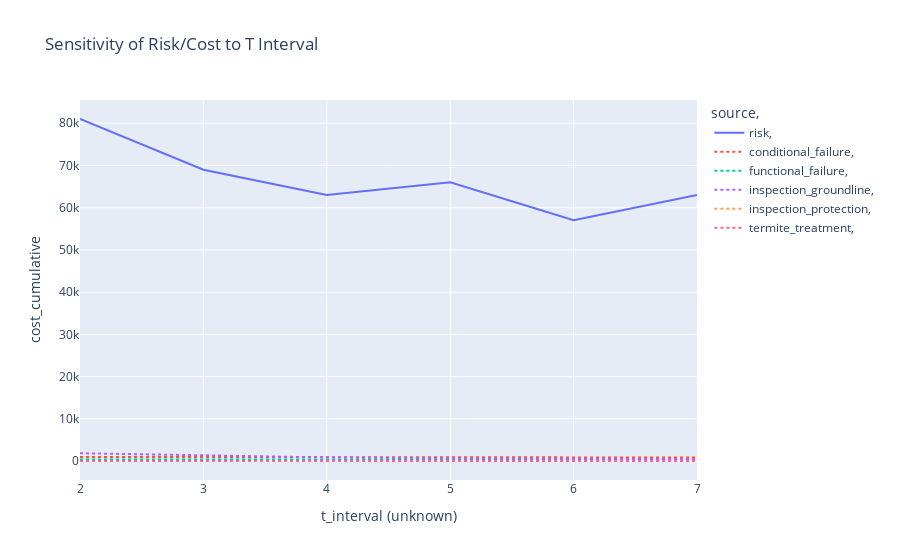

Notebook code cell kept with this figure:
### Code cell
# Apply the function
df_rolling = rolling_mean(df_sens_chain, x_var=x_var, y_var=y_var,window=window)

# Create df_plot for generating a figure
df_plot = df_rolling.loc[df_rolling[y_var] == df_rolling.iloc[-1][y_var]]
df_plot.rename(columns={x_var : x_var.split('-')[-1]}, inplace=True)
make_sensitivity_fig(df_plot, var_name=x_var, y_axis = 'cost_cumulative')

### Figure 1 — Plotly figure (JSON) as saved in the notebook; plotly's stock layout.template omitted (floating-point values rounded to 4 significant figures)
{"data": [{"hovertemplate": "source=risk<br> =   <br>t_interval=%{x}<br>cost_cumulative=%{y}<extra></extra>", "legendgroup": "risk,    ", "line": {"color": "#636EFA", "dash": "solid"}, "mode": "lines", "name": "risk,    ", "orientation": "v", "showlegend": true, "type": "scatter", "x": [2, 3, 4, 5, 6, 7], "xaxis": "x", "y": [81000, 69000, 63000, 66000, 57000, 63000], "yaxis": "y"}, {"hovertemplate": "source=conditional_failure<br> =  <br>t_interval=%{x}<br>cost_cumulative=%{y}<extra></extra>", "legendgroup": "conditional_failure,   ", "line": {"color": "#EF553B", "dash": "dot"}, "mode": "lines", "name": "conditional_failure,   ", "orientation": "v", "showlegend": true, "type": "scatter", "x": [2, 3, 4, 5, 6, 7], "xaxis": "x", "y": [973, 924, 882, 868, 840, 826], "yaxis": "y"}, {"hovertemplate": "source=functional_failure<br> =  <br>t_interval=%{x}<br>cost_cumulative=%{y}<extra></extra>", "legendgroup": "functional_failure,   ", "line": {"color": "#00CC96", "dash": "dot"}, "mode": "lines", "name": "functional_failure,   ", "orientation": "v", "showlegend": true, "type": "scatter", "x": [2, 3, 4, 5, 6, 7], "xaxis": "x", "y": [378, 322, 294, 308, 266, 294], "yaxis": "y"}, {"hovertemplate": "source=inspection_groundline<br> =  <br>t_interval=%{x}<br>cost_cumulative=%{y}<extra></extra>", "legendgroup": "inspection_groundline,   ", "line": {"color": "#AB63FA", "dash": "dot"}, "mode": "lines", "name": "inspection_groundline,   ", "orientation": "v", "showlegend": true, "type": "scatter", "x": [2, 3, 4, 5, 6, 7], "xaxis": "x", "y": [1840.0, 1341, 848.9, 626.4, 515.2, 441.7], "yaxis": "y"}, {"hovertemplate": "source=inspection_protection<br> =  <br>t_interval=%{x}<br>cost_cumulative=%{y}<extra></extra>", "legendgroup": "inspection_protection,   ", "line": {"color": "#FFA15A", "dash": "dot"}, "mode": "lines", "name": "inspection_protection,   ", "orientation": "v", "showlegend": true, "type": "scatter", "x": [2, 3, 4, 5, 6, 7], "xaxis": "x", "y": [0, 0, 0, 0, 0, 0], "yaxis": "y"}, {"hovertemplate": "source=termite_treatment<br> =  <br>t_interval=%{x}<br>cost_cumulative=%{y}<extra></extra>", "legendgroup": "termite_treatment,   ", "line": {"color": "#FF6692", "dash": "dot"}, "mode": "lines", "name": "termite_treatment,   ", "orientation": "v", "showlegend": true, "type": "scatter", "x": [2, 3, 4, 5, 6, 7], "xaxis": "x", "y": [17.6, 17.2, 19.8, 18.4, 18, 17.4], "yaxis": "y"}], "layout": {"legend": {"title": {"text": "source,  "}, "tracegroupgap": 0}, "title": {"text": "Sensitivity of Risk/Cost to T Interval"}, "xaxis": {"anchor": "y", "automargin": true, "domain": [0, 1], "title": {"text": "t_interval (unknown)"}}, "yaxis": {"anchor": "x", "automargin": true, "domain": [0, 1], "title": {"text": "cost_cumulative"}}}}
